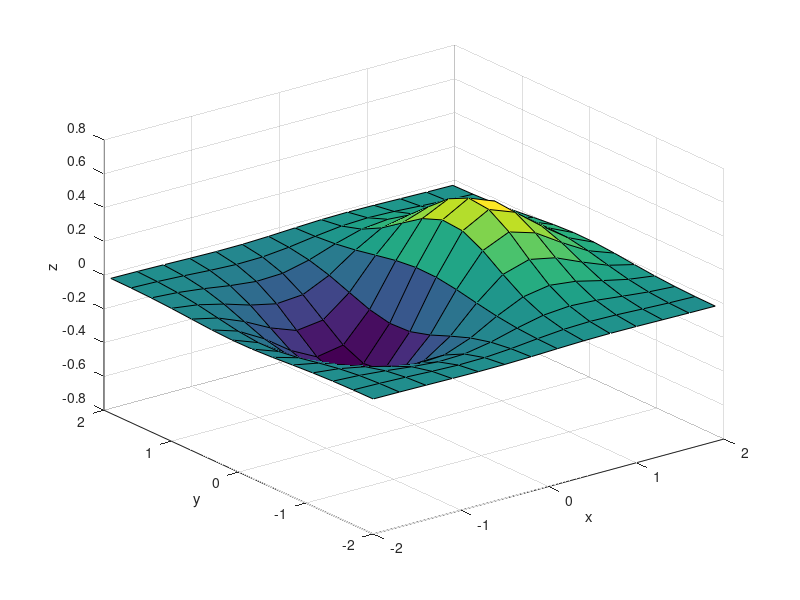

The MATLAB source for this figure: (Note: this script raises an error after producing the figure.)
function demo_ge_quiver()
% Demo ge_quiver

res = 0.3;

[X,Y] = meshgrid(-2:res:2);
Z = X.*exp(-X.^2 - Y.^2);
[DX,DY] = gradient(Z,res,res);


figure
surf(X,Y,Z)
xlabel('x')
ylabel('y')
zlabel('z')

kmlStr = ge_quiver(X,Y,DX,DY,...
                 'lineColor','ff00ffff', ...
                 'lineWidth',1.2, ...
                  'altitude',50000,...
               'msgToScreen',true);



ge_output('demo_ge_quiver.kml',kmlStr)
